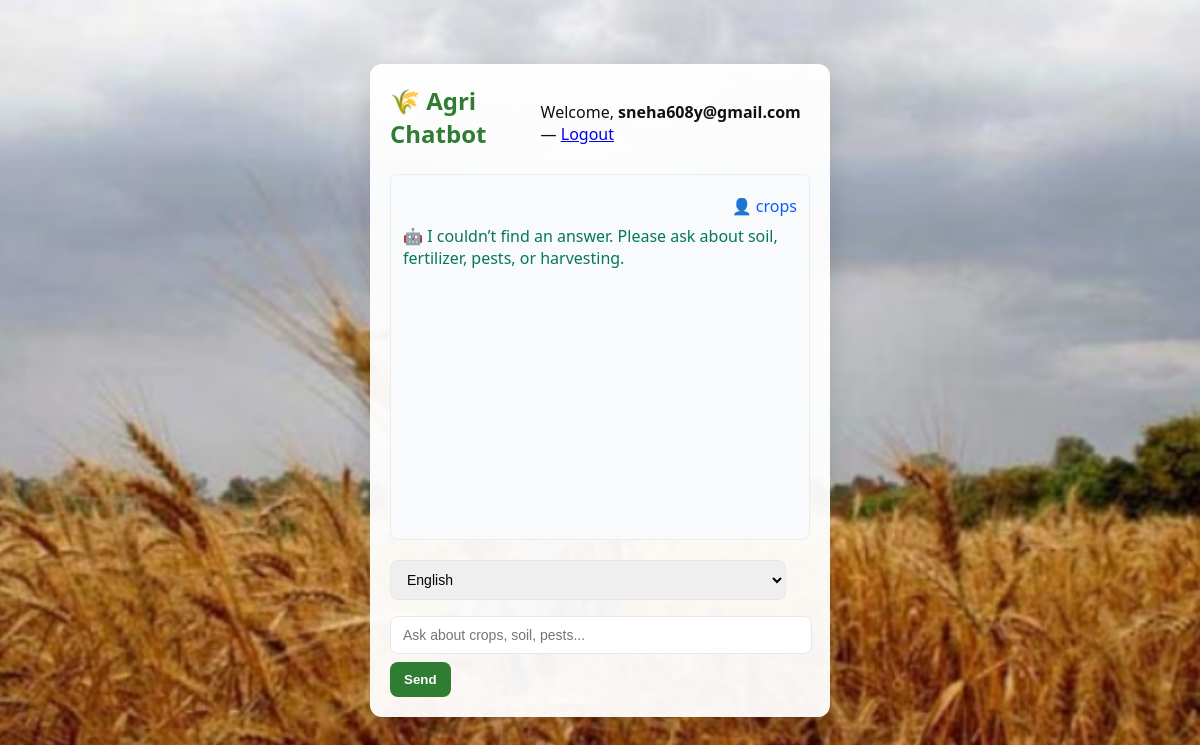
Page /chat (signed in) on the committed database.
### database.py (models this page shows, shortened)
class ChatHistory(db.Model):
    id = db.Column(db.Integer, primary_key=True)
    user_id = db.Column(db.Integer, db.ForeignKey("user.id"), nullable=False)
    message = db.Column(db.Text, nullable=False)
    response = db.Column(db.Text, nullable=False)
    timestamp = db.Column(db.DateTime, default=datetime.utcnow)

### app.py (the view, shortened to what this page needs)
@app.route("/chat", methods=["GET", "POST"])
def chat():
    if "user_id" not in session:
        return redirect(url_for("index"))
    chats = ChatHistory.query.filter_by(user_id=session["user_id"]).order_by(ChatHistory.timestamp.asc()).all()
    return render_template("chat.html", username=session.get("username"), chats=chats)

### templates/chat.html (shortened to what this page needs)
<!DOCTYPE html>
<html lang="en">
<head>
<link rel="stylesheet" href="{{ url_for('static', filename='style.css') }}">
</head>
<body class="bg">
<div class="chat-container">
  <header class="chat-header">
    <div><h2>🌾 Agri Chatbot</h2></div>
    <div class="user-info">Welcome, <strong>{{ username }}</strong> — <a href="{{ url_for('logout') }}">Logout</a></div>
  </header>
  <div id="chat-box" class="chat-box">
    {% for c in chats %}
      <div class="chat-row">
        <div class="user-msg">👤 {{ c.message }}</div>
        <div class="bot-msg">🤖 {{ c.response }}</div>
      </div>
    {% endfor %}
  </div>
  <form id="chat-form" class="chat-form">
    <select id="lang" name="lang">
      <option value="en">English</option>
    </select>
    <input id="message" name="message" placeholder="Ask about crops, soil, pests..." autocomplete="off" required>
    <button type="submit">Send</button>
  </form>
</div>
</body>
</html>

### static/style.css (style rules this page uses)
:root { --brand:#2e7d32; --brand-dark:#1b5e20; --card-bg: rgba(255,255,255,0.95); --muted:#6b7280; }
body.bg { background: url("nano.jpg") center/cover no-repeat fixed; font-family: "Segoe UI", Roboto, Arial, sans-serif; margin:0; padding:0; color:#111; }
.auth-container, .chat-container, .dashboard { width: 420px; max-width:95%; margin: 64px auto; background: var(--card-bg); padding: 20px; border-radius: 12px; box-shadow: 0 8px 28px rgba(15,23,42,0.15); }
.auth-container h2, .chat-container h2, .dashboard h2 { color: var(--brand); margin: 0 0 12px; font-weight:600; }
input, select { width: calc(100% - 24px); padding: 10px 12px; margin:8px 0; border-radius:8px; border:1px solid #e5e7eb; font-size: 14px; }
button { background: var(--brand); color: #fff; border: none; padding:10px 14px; border-radius:8px; cursor:pointer; font-weight:600; }
.chat-header { display:flex; justify-content:space-between; align-items:center; margin-bottom:12px }
.chat-box { height: 340px; overflow-y:auto; border-radius:8px; background:#f8fafc; padding:12px; border:1px solid #e6eef2; margin-bottom:12px }
.user-msg { text-align:right; color: #0b5cff; margin:8px 0; }
.bot-msg { text-align:left; color: #047857; margin:8px 0; }

### rows in the picture
ChatHistory: message "crops", response "I couldn’t find an answer. Please ask about soil, fertilizer, pests, or harvesting."

### other values in the picture
{{ username }} "sneha608y@gmail.com"
